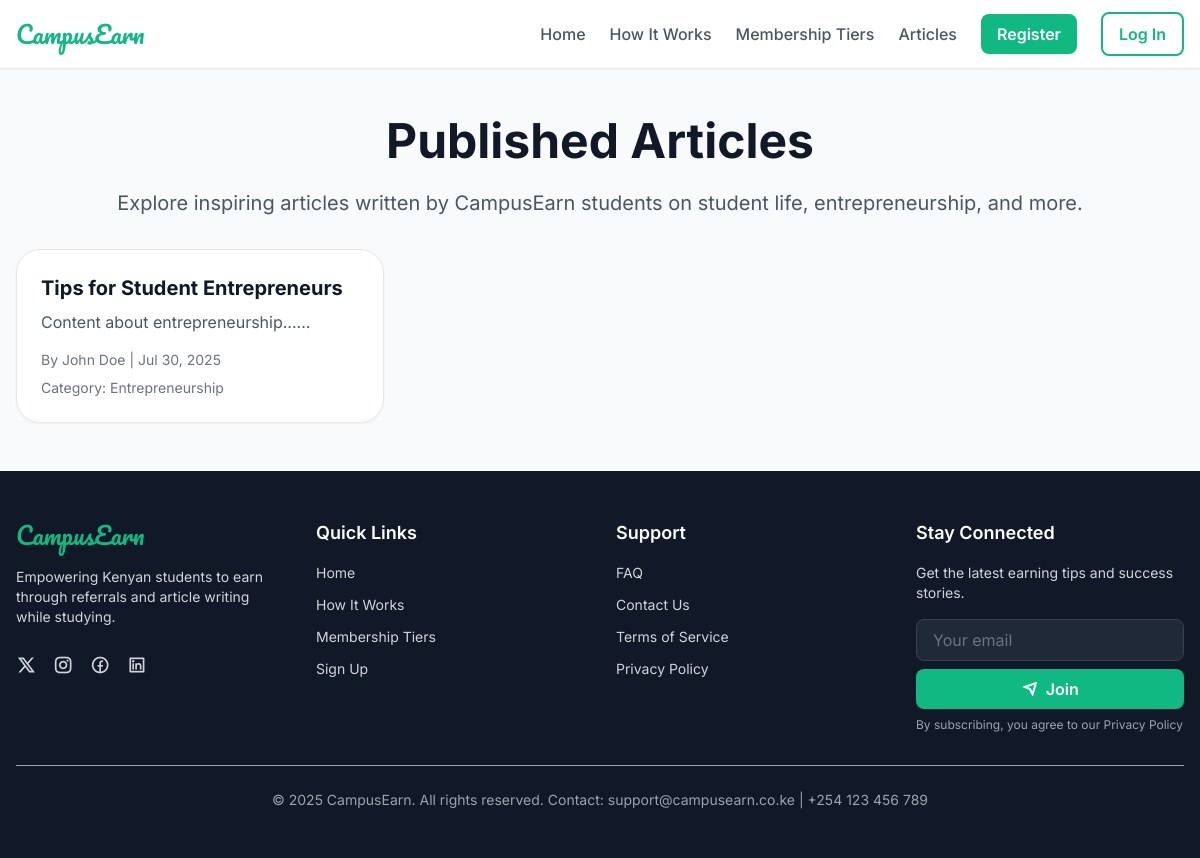
The app's page /articles.php with its own data.
### tables this page shows
CREATE TABLE articles (
    id INT AUTO_INCREMENT PRIMARY KEY,
    user_id INT NOT NULL,
    title VARCHAR(255) NOT NULL,
    content TEXT NOT NULL,
    category ENUM('student_life', 'entrepreneurship', 'product_promotion') NOT NULL,
    status ENUM('pending', 'approved', 'rejected') DEFAULT 'pending',
    created_at DATETIME NOT NULL,
    FOREIGN KEY (user_id) REFERENCES users(id)
);

CREATE TABLE users (
    id INT AUTO_INCREMENT PRIMARY KEY,
    full_name VARCHAR(255) NOT NULL,
    username VARCHAR(50) NOT NULL UNIQUE,
    email VARCHAR(255) NOT NULL UNIQUE,
    phone VARCHAR(15) NOT NULL,
    password VARCHAR(255) NOT NULL,
    referrer_code VARCHAR(50),
    referrer_code_own VARCHAR(50) NOT NULL UNIQUE,
    tier ENUM('bronze', 'silver', 'gold') NOT NULL,
    payment_ref VARCHAR(50),
    payment_status ENUM('pending', 'completed') DEFAULT 'pending',
    balance DECIMAL(10, 2) DEFAULT 0.00,
    created_at DATETIME NOT NULL
);

### articles.php (the view, shortened to what this page needs)
<?php
require_once 'config.php';
$stmt = $conn->prepare("SELECT a.title, a.content, a.category, a.created_at, u.full_name FROM articles a JOIN users u ON a.user_id = u.id WHERE a.status = 'approved' ORDER BY a.created_at DESC");
$stmt->execute();
$articles = $stmt->get_result()->fetch_all(MYSQLI_ASSOC);
?>
<?php include 'header.php'; ?>
<section class="px-4 py-12 bg-gray-50">
  <div class="max-w-7xl mx-auto">
    <h1 class="text-4xl md:text-5xl font-bold text-gray-900 mb-6 text-center">Published Articles</h1>
    <p class="text-xl text-gray-600 mb-8 text-center">
      Explore inspiring articles written by CampusEarn students on student life, entrepreneurship, and more.
    </p>
    <div class="grid grid-cols-1 md:grid-cols-2 lg:grid-cols-3 gap-8">
      <?php foreach ($articles as $article) { ?>
      <div class="bg-white rounded-2xl shadow-sm border border-gray-200 p-6">
        <h2 class="text-xl font-bold text-gray-900 mb-2"><?php echo htmlspecialchars($article['title']); ?></h2>
        <p class="text-gray-600 mb-4"><?php echo substr(htmlspecialchars($article['content']), 0, 150); ?>...</p>
        <p class="text-sm text-gray-500 mb-2">By <?php echo htmlspecialchars($article['full_name']); ?> | <?php echo date('M d, Y', strtotime($article['created_at'])); ?></p>
        <p class="text-sm text-gray-500">Category: <?php echo ucfirst(str_replace('_', ' ', $article['category'])); ?></p>
      </div>
      <?php } ?>
    </div>
  </div>
</section>
<?php include 'footer.php'; ?>

### records on screen
articles: title "Tips for Student Entrepreneurs", content "Content about entrepreneurship...", user.full_name "John Doe", created_at "Jul 30, 2025", category "Entrepreneurship"
